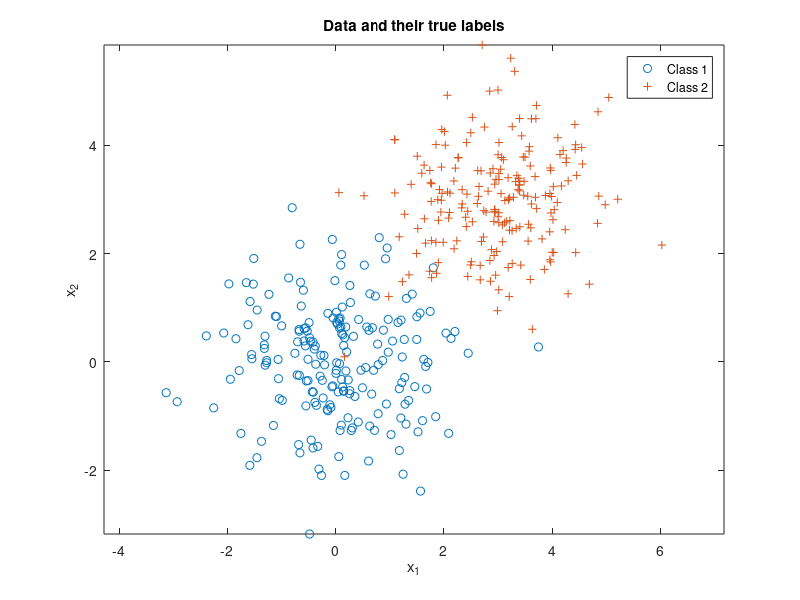

The MATLAB source for this figure: (Note: this script raises an error after producing the figure.)
% Class Number
n = 2; 
% Sample Number
N = 400; 
% Set mu and sigma
mu(:,1) = [0;0]; mu(:,2) = [3;3];
Sigma(:,:,1) = [1 0;0 1]; Sigma(:,:,2) = [1 0;0 1];
% Class Prior
p = [0.5,0.5];
% Generate Label
label = rand(1,N) >= p(1);
% Length of each class
Nc = [length(find(label==0)),length(find(label==1))];
x = zeros(n,N);
% Draw samples from each class pdf
for l = 0:1
    x(:,label==l) = mvnrnd(mu(:,l+1),Sigma(:,:,l+1),Nc(l+1))';
end
figure(2), clf,
plot(x(1,label==0),x(2,label==0),'o'), hold on,
plot(x(1,label==1),x(2,label==1),'+'), axis equal,
legend('Class 1','Class 2'), 
title('Data and their true labels'),
xlabel('x_1'), ylabel('x_2'), 

lambda = [0 1;1 0]; % loss values
gamma = (lambda(2,1)-lambda(1,1))/(lambda(1,2)-lambda(2,2)) * p(1)/p(2); %threshold
discriminantScore = log(evalGaussian(x,mu(:,2),Sigma(:,:,2)))-log(evalGaussian(x,mu(:,1),Sigma(:,:,1)));% - log(gamma);
decision = (discriminantScore >= log(gamma));

ind00 = find(decision==0 & label==0); p00 = length(ind00)/Nc(1); % probability of true negative
ind10 = find(decision==1 & label==0); p10 = length(ind10)/Nc(1); % probability of false positive
ind01 = find(decision==0 & label==1); p01 = length(ind01)/Nc(2); % probability of false negative
ind11 = find(decision==1 & label==1); p11 = length(ind11)/Nc(2); % probability of true positive
p = [p10,p01]*Nc'/N; % probability of error, empirically estimated
